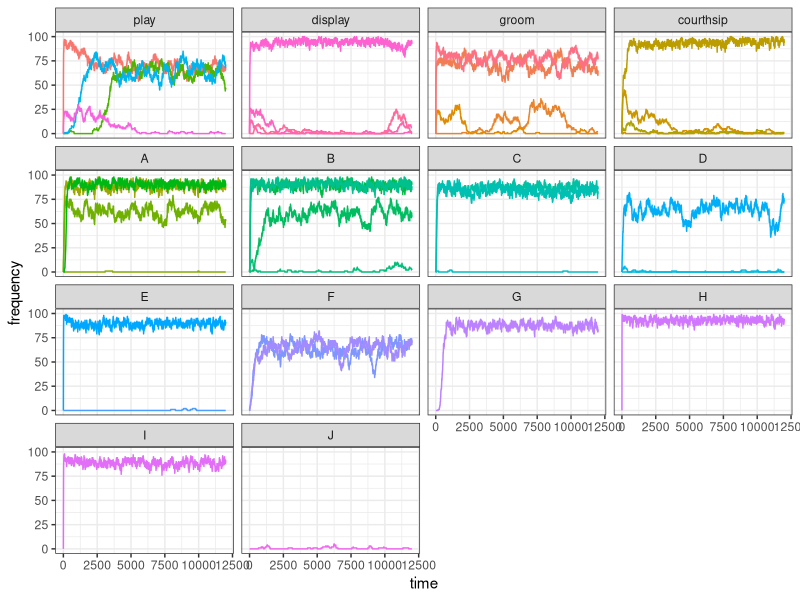
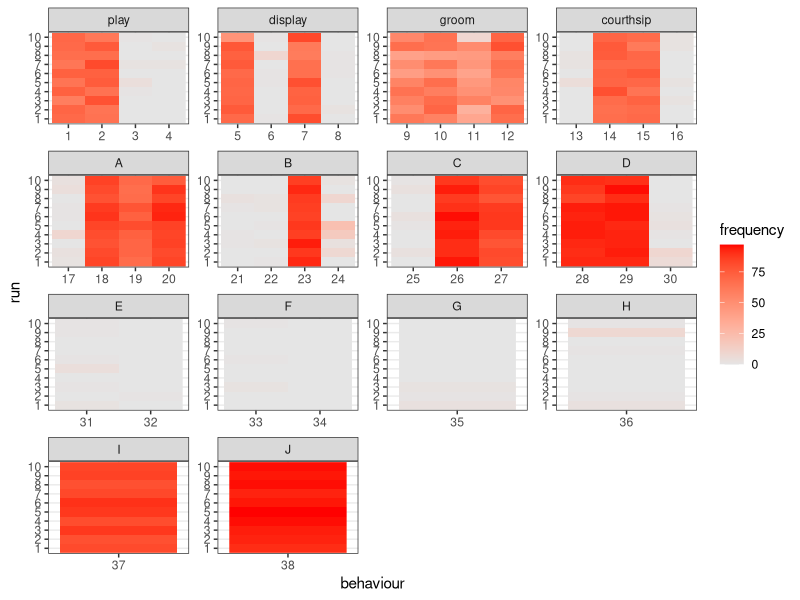
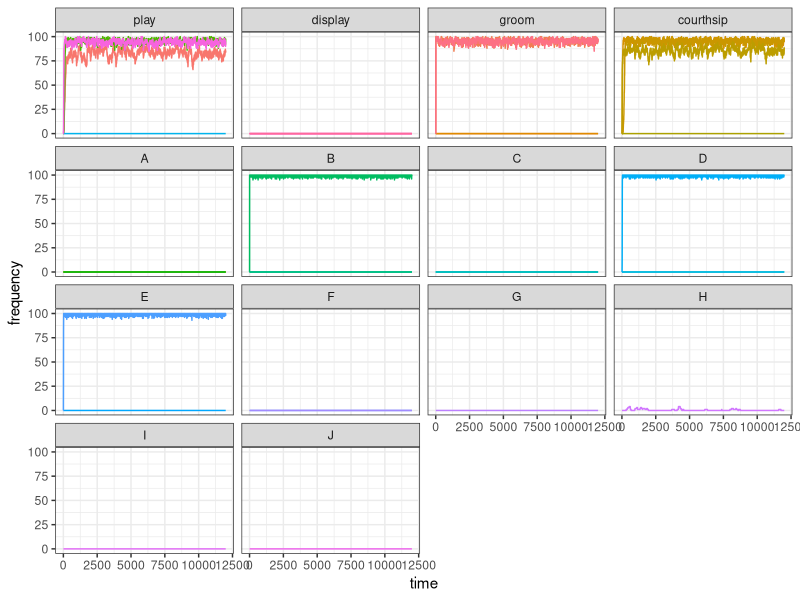
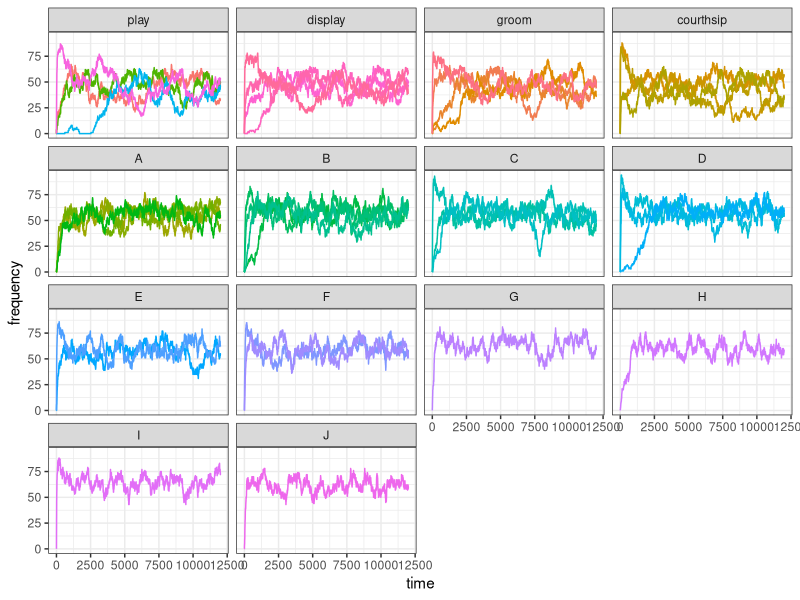
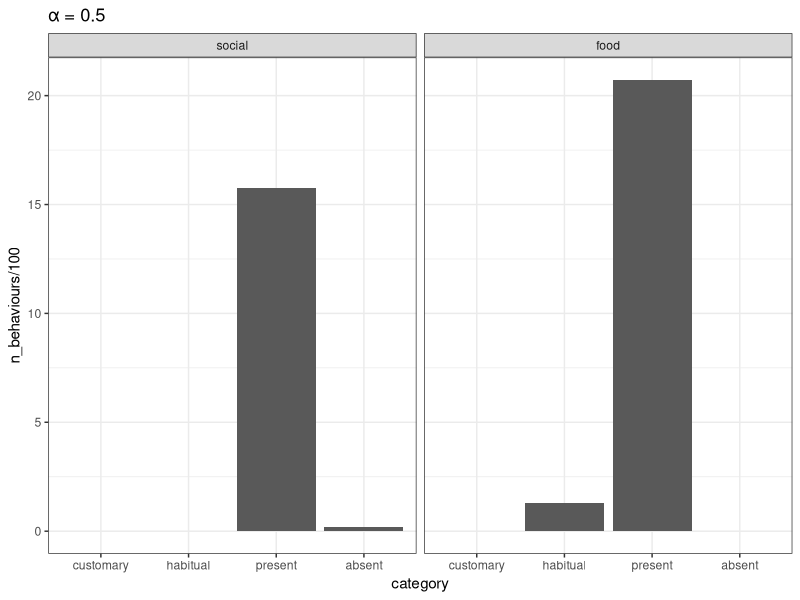
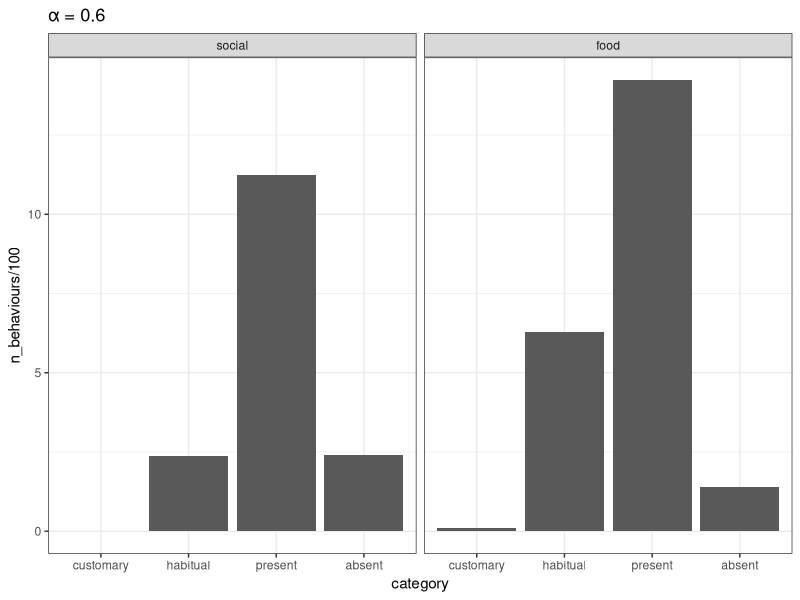
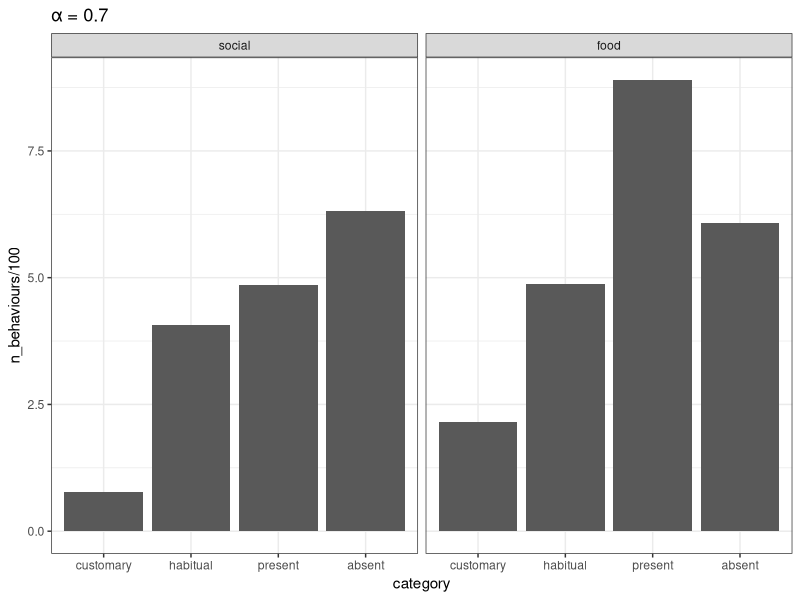
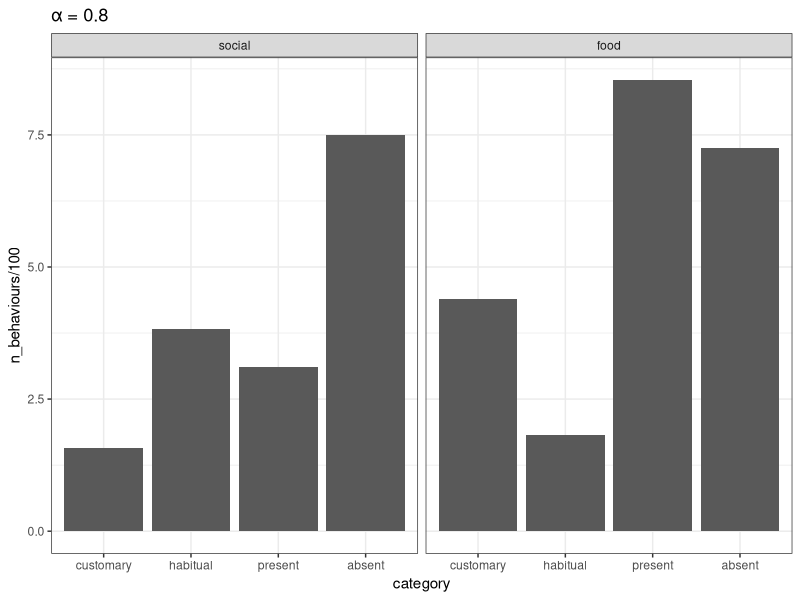

Source code (R) for these figures, in order:
## ---- chunk 1
knitr::opts_chunk$set(echo = TRUE)
## ---- chunk 2
library(tidyverse)
library(scales)

set_oranzees_world <- function(alpha_g, alpha_e) {
  list_pop <- c("Uossob", "Iat Forest", "Ebmog", "Elaham", "Elabik", "Ognodub")
  output <- tibble(
    population = rep(list_pop, each = 38),
    behaviour = as.factor(rep(1:38, 6)),
    type = rep(c(rep("social", 16), rep("food-related", 22)), 6),
    category = rep(c(
      rep("play", 4), rep("display", 4), rep("groom", 4), rep("courthsip", 4),
      "A", "A", "A", "A", "B", "B", "B", "B", "C", "C", "C", "D", "D", "D", "E", "E", "F", "F", "G", "H", "I", "J"
    ), 6),
    nutrient = rep(c(rep(NA, 16), "Y", "Y", "Y", "Y", "Z", "Z", "Z", "Z", "Y", "Y", "Y", "Z", "Z", "Z", "Y", "Y", "Z", "Z", "Y", "Z", "Y", "Z"), 6),
    p_g = rep(NA, 38 * 6),
    p_e = rep(NA, 38 * 6)
  )

  env_or_x <- c(220, 230, 700, 705, 710, 750)
  env_or_y <- c(660, 610, 450, 430, 510, 550)

  # genetic predispositions:
  x_g <- sample(1:1000, 38)
  y_g <- sample(1:1000, 38)

  # ecological availability:
  x_e <- sample(1:1000, 38)
  y_e <- sample(1:1000, 38)

  for (behav in 1:38) {
    output[output$behaviour == behav, ]$p_g <- 1 - rescale(sqrt((x_g[behav] - env_or_x)^2 + (y_g[behav] - env_or_y)^2), to = c(1 - alpha_g, alpha_g))

    if (behav > 16) {
      output[output$behaviour == behav, ]$p_e <- 1 - rescale(sqrt((x_e[behav] - env_or_x)^2 + (y_e[behav] - env_or_y)^2), to = c(1 - alpha_e, alpha_e))
    }
  }
  # return the tibble:
  output
}

update_demography <- function(pop) {
  pop[, 39] <- pop[, 39] + 1
  pop[pop[, 39] >= 720, ] <- 0
  old <- which(pop[, 39] > 300)
  dead <- sample(c(TRUE, FALSE), length(old), prob = c(.01, .99), replace = TRUE)
  pop[old[dead], ] <- 0
  pop
}

update_social_behaviours <- function(pop, test_world) {
  N <- dim(pop)[1]
  state <- ((rowSums(pop[, 1:4]) >= 1) + (rowSums(pop[, 5:8]) >= 1) + (rowSums(pop[, 9:12]) >= 1) + (rowSums(pop[, 13:16]) >= 1)) / 4
  p_state <- runif(N) < rnorm(N, mean = 1 - state, sd = 0.05)
  p_peering <- rnorm(16, mean = colSums(pop[, 1:16]), sd = 1)
  p_peering[p_peering < 0] <- 0
  innovation_i <- sample(1:16, N, prob = p_peering, replace = TRUE)
  p_innovate <- runif(N) < test_world$p_g[innovation_i] * p_state
  for (i in (1:N)[p_innovate]) {
    pop[i, innovation_i[i]] <- 1
  }
  pop
}

update_food_behaviours <- function(pop, test_world) {
  N <- dim(pop)[1]
  nut_y <- (rowSums(pop[, 17:20]) >= 1) + (rowSums(pop[, 25:27]) >= 1) + (rowSums(pop[, 31:32]) >= 1) + pop[, 35] + pop[, 37]
  nut_z <- (rowSums(pop[, 21:24]) >= 1) + (rowSums(pop[, 28:30]) >= 1) + (rowSums(pop[, 33:34]) >= 1) + pop[, 36] + pop[, 38]
  state <- (nut_y + nut_z - abs(nut_y - nut_z)) / 10
  p_state <- runif(N) < rnorm(N, mean = 1 - state, sd = 0.05)
  p_peering <- rnorm(22, mean = colSums(pop[, 17:38]), sd = 1)
  p_peering[p_peering < 0] <- 0
  innovation_i <- sample(17:38, N, prob = p_peering, replace = TRUE)
  p_innovate <- runif(N) < test_world$p_g[innovation_i] * test_world$p_e[innovation_i] * p_state
  for (i in (1:N)[p_innovate]) {
    pop[i, innovation_i[i]] <- 1
  }
  pop
}

###
### MAIN FUNCTION
###

mockup_oranzees <- function(t_max, alpha_g, alpha_e, init_world, n_run) {
  N <- 100

  if (n_run == 1) {
    output <- matrix(nrow = t_max, ncol = 38)
  }
  else {
    output <- matrix(nrow = n_run, ncol = 38)
  }

  oranzees_world <- set_oranzees_world(alpha_g, alpha_e)
  test_world <- oranzees_world %>%
    filter(population == "Uossob")

  for (run in 1:n_run) {
    pop <- matrix(c(rep(0, 38 * N), sample(1:300, N, replace = TRUE)), nrow = N, byrow = FALSE)
    if (init_world) {
      oranzees_world <- set_oranzees_world(alpha_g, alpha_e)
      test_world <- oranzees_world %>%
        filter(population == "Uossob")
    }
    # start simulation here:
    for (t in 1:t_max) {
      if (n_run == 1) {
        output[t, ] <- colSums(pop[, 1:38])
      }
      pop <- update_demography(pop)
      pop <- update_social_behaviours(pop, test_world)
      pop <- update_food_behaviours(pop, test_world)
    }
    if (n_run > 1) {
      output[run, ] <- colSums(pop[, 1:38])
    }
  }
  output
}
## ---- chunk 3
plot_one_run <- function(my_test, t_max) {
  my_test <- gather(as_tibble(my_test), 1:38, key = "behaviour", value = "frequency")
  data_to_plot <- tibble(
    behaviour = my_test$behaviour,
    frequency = my_test$frequency,
    time = rep(1:t_max, 38),
    category = as_factor(c(
      rep("play", t_max * 4), rep("display", t_max * 4), rep("groom", t_max * 4), rep("courthsip", t_max * 4),
      rep("A", t_max * 4), rep("B", t_max * 4), rep("C", t_max * 3), rep("D", t_max * 3),
      rep("E", t_max * 2), rep("F", t_max * 2), rep("G", t_max), rep("H", t_max),
      rep("I", t_max), rep("J", t_max)
    ))
  )
  ggplot(data = data_to_plot) +
    geom_line(aes(x = time, y = frequency, color = behaviour)) +
    facet_wrap(~category) +
    theme_bw() +
    theme(legend.position = "none")
}
## ---- chunk 4
my_test <- mockup_oranzees(t_max = 12000, alpha_g = 0.7, alpha_e = 0.9, init_world = FALSE, n_run = 1)
plot_one_run(my_test = my_test, t_max = 12000)
## ---- chunk 5
library(reshape2)
plot_multiple_runs <- function(my_test, n_run) {
  as_tibble(melt(my_test, varnames = c("run", "behaviour"), value.name = "frequency")) %>%
    mutate(run = as_factor(run), behaviour = as_factor(behaviour)) %>%
    add_column(category = as_factor(c(
      rep("play", 4 * n_run), rep("display", 4 * n_run), rep("groom", 4 * n_run), rep("courthsip", 4 * n_run),
      rep("A", 4 * n_run), rep("B", 4 * n_run), rep("C", 3 * n_run), rep("D", 3 * n_run),
      rep("E", 2 * n_run), rep("F", 2 * n_run), rep("G", n_run), rep("H", n_run),
      rep("I", n_run), rep("J", n_run)
    ))) %>%
    ggplot() +
    geom_raster(aes(x = behaviour, y = run, fill = frequency)) +
    facet_wrap(~category, scales = "free") +
    scale_fill_gradient(low = "grey90", high = "red") +
    theme_bw()
}
## ---- chunk 6
my_test <- mockup_oranzees(t_max = 12000, alpha_g = 0.7, alpha_e = 0.9, init_world = FALSE, n_run = 10)
plot_multiple_runs(my_test = my_test, n_run = 10)
## ---- chunk 7
my_test <- mockup_oranzees(t_max = 12000, alpha_g = 1, alpha_e = 1, init_world = FALSE, n_run = 1)
plot_one_run(my_test = my_test, t_max = 12000)
## ---- chunk 8
my_test <- mockup_oranzees(t_max = 12000, alpha_g = 0.5, alpha_e = 0.5, init_world = FALSE, n_run = 1)
plot_one_run(my_test = my_test, t_max = 12000)
## ---- chunk 9
results <- as.matrix(read.table("output/test_alpha=0.5.csv"))

cumulative <- tibble(category = as_factor(c("customary", "habitual", "present", "absent", "customary", "habitual", "present", "absent")),
                     type = as_factor(c(rep("social", 4), rep("food", 4))),
                     n_behaviours = c(sum(results[, 1:16]>=90), 
                                  sum(results[, 1:16]>=70 & results[, 1:16]<90), 
                                  sum(results[, 1:16]>=10 & results[, 1:16]<70), 
                                  sum(results[, 1:16]<10),
                                  sum(results[, 17:38]>=90), 
                                  sum(results[, 17:38]>=70 & results[, 17:38]<90), 
                                  sum(results[, 17:38]>=10 & results[, 17:38]<70), 
                                  sum(results[, 17:38]<10)))

cumulative_05 <- cumulative

ggplot(data = cumulative) +
  geom_bar(aes(x = category, y = n_behaviours/100), stat = 'identity') +
  facet_wrap(~type) +
  labs(title = "α = 0.5") +
  theme_bw() 
## ---- chunk 10
results <- as.matrix(read.table("output/test_alpha=0.6.csv"))

cumulative <- tibble(category = as_factor(c("customary", "habitual", "present", "absent", "customary", "habitual", "present", "absent")),
                     type = as_factor(c(rep("social", 4), rep("food", 4))),
                     n_behaviours = c(sum(results[, 1:16]>=90), 
                                  sum(results[, 1:16]>=70 & results[, 1:16]<90), 
                                  sum(results[, 1:16]>=10 & results[, 1:16]<70), 
                                  sum(results[, 1:16]<10),
                                  sum(results[, 17:38]>=90), 
                                  sum(results[, 17:38]>=70 & results[, 17:38]<90), 
                                  sum(results[, 17:38]>=10 & results[, 17:38]<70), 
                                  sum(results[, 17:38]<10)))

ggplot(data = cumulative) +
  geom_bar(aes(x = category, y = n_behaviours/100), stat = 'identity') +
  facet_wrap(~type) +
  labs(title = "α = 0.6") +
  theme_bw() 

cumulative_06 <- cumulative

results <- as.matrix(read.table("output/test_alpha=0.7.csv"))

cumulative <- tibble(category = as_factor(c("customary", "habitual", "present", "absent", "customary", "habitual", "present", "absent")),
                     type = as_factor(c(rep("social", 4), rep("food", 4))),
                     n_behaviours = c(sum(results[, 1:16]>=90), 
                                  sum(results[, 1:16]>=70 & results[, 1:16]<90), 
                                  sum(results[, 1:16]>=10 & results[, 1:16]<70), 
                                  sum(results[, 1:16]<10),
                                  sum(results[, 17:38]>=90), 
                                  sum(results[, 17:38]>=70 & results[, 17:38]<90), 
                                  sum(results[, 17:38]>=10 & results[, 17:38]<70), 
                                  sum(results[, 17:38]<10)))

ggplot(data = cumulative) +
  geom_bar(aes(x = category, y = n_behaviours/100), stat = 'identity') +
  facet_wrap(~type) +
  labs(title = "α = 0.7") +
  theme_bw() 

cumulative_07 <- cumulative

results <- as.matrix(read.table("output/test_alpha=0.8.csv"))

cumulative <- tibble(category = as_factor(c("customary", "habitual", "present", "absent", "customary", "habitual", "present", "absent")),
                     type = as_factor(c(rep("social", 4), rep("food", 4))),
                     n_behaviours = c(sum(results[, 1:16]>=90), 
                                  sum(results[, 1:16]>=70 & results[, 1:16]<90), 
                                  sum(results[, 1:16]>=10 & results[, 1:16]<70), 
                                  sum(results[, 1:16]<10),
                                  sum(results[, 17:38]>=90), 
                                  sum(results[, 17:38]>=70 & results[, 17:38]<90), 
                                  sum(results[, 17:38]>=10 & results[, 17:38]<70), 
                                  sum(results[, 17:38]<10)))

ggplot(data = cumulative) +
  geom_bar(aes(x = category, y = n_behaviours/100), stat = 'identity') +
  facet_wrap(~type) +
  labs(title = "α = 0.8") +
  theme_bw() 

cumulative_08 <- cumulative

results <- as.matrix(read.table("output/test_alpha=0.9.csv"))

cumulative <- tibble(category = as_factor(c("customary", "habitual", "present", "absent", "customary", "habitual", "present", "absent")),
                     type = as_factor(c(rep("social", 4), rep("food", 4))),
                     n_behaviours = c(sum(results[, 1:16]>=90), 
                                  sum(results[, 1:16]>=70 & results[, 1:16]<90), 
                                  sum(results[, 1:16]>=10 & results[, 1:16]<70), 
                                  sum(results[, 1:16]<10),
                                  sum(results[, 17:38]>=90), 
                                  sum(results[, 17:38]>=70 & results[, 17:38]<90), 
                                  sum(results[, 17:38]>=10 & results[, 17:38]<70), 
                                  sum(results[, 17:38]<10)))

ggplot(data = cumulative) +
  geom_bar(aes(x = category, y = n_behaviours/100), stat = 'identity') +
  facet_wrap(~type) +
  labs(title = "α = 0.9") +
  theme_bw() 

cumulative_09 <- cumulative

results <- as.matrix(read.table("output/test_alpha=1.csv"))

cumulative <- tibble(category = as_factor(c("customary", "habitual", "present", "absent", "customary", "habitual", "present", "absent")),
                     type = as_factor(c(rep("social", 4), rep("food", 4))),
                     n_behaviours = c(sum(results[, 1:16]>=90), 
                                  sum(results[, 1:16]>=70 & results[, 1:16]<90), 
                                  sum(results[, 1:16]>=10 & results[, 1:16]<70), 
                                  sum(results[, 1:16]<10),
                                  sum(results[, 17:38]>=90), 
                                  sum(results[, 17:38]>=70 & results[, 17:38]<90), 
                                  sum(results[, 17:38]>=10 & results[, 17:38]<70), 
                                  sum(results[, 17:38]<10)))

ggplot(data = cumulative) +
  geom_bar(aes(x = category, y = n_behaviours/100), stat = 'identity') +
  facet_wrap(~type) +
  labs(title = "α = 1") +
  theme_bw() 

cumulative_1 <- cumulative

## ---- chunk 11
bind_rows(cumulative_05, cumulative_06, cumulative_07, cumulative_08, cumulative_09, cumulative_1) %>%
  add_column(alpha=c(rep(0.5, 8), rep(0.6, 8), rep(0.7, 8), rep(0.8, 8), rep(0.9, 8), rep(1, 8))) %>%
  ggplot(aes(x = alpha, y = n_behaviours/100, color = category)) +
    geom_point() +
    geom_line() +
    facet_wrap(~type) +
    theme_bw()
## ---- chunk 12
update_social_behaviours <- function(pop, test_world, sd_peering) {
  N <- dim(pop)[1]
  state <- ((rowSums(pop[, 1:4]) >= 1) + (rowSums(pop[, 5:8]) >= 1) + (rowSums(pop[, 9:12]) >= 1) + (rowSums(pop[, 13:16]) >= 1)) / 4
  p_state <- runif(N) < rnorm(N, mean = 1 - state, sd = 0.05)
  p_peering <- rnorm(16, mean = colSums(pop[, 1:16]), sd = sd_peering)
  p_peering[p_peering < 0] <- 0
  innovation_i <- sample(1:16, N, prob = p_peering, replace = TRUE)
  p_innovate <- runif(N) < test_world$p_g[innovation_i]  * p_state
  for (i in (1:N)[p_innovate]) {
    pop[i, innovation_i[i]] <- 1
  }
  pop
}  

update_food_behaviours <- function(pop, test_world, sd_peering) {
  N <- dim(pop)[1]
  nut_y <- (rowSums(pop[, 17:20])>=1) + (rowSums(pop[, 25:27])>=1) + (rowSums(pop[, 31:32])>=1) + pop[, 35] + pop[, 37]
  nut_z <- (rowSums(pop[, 21:24])>=1) + (rowSums(pop[, 28:30])>=1) + (rowSums(pop[, 33:34])>=1) + pop[, 36] + pop[, 38]
  state <- (nut_y + nut_z - abs(nut_y - nut_z)) / 10 
  p_state <- runif(N) < rnorm(N, mean = 1 - state, sd = 0.05)
  p_peering <- rnorm(22, mean = colSums(pop[, 17:38]), sd = sd_peering)
  p_peering[p_peering < 0] <- 0
  innovation_i <- sample(17:38, N, prob = p_peering, replace = TRUE)
  p_innovate <- runif(N) < test_world$p_g[innovation_i] * test_world$p_e[innovation_i] * p_state
  for (i in (1:N)[p_innovate]) {
    pop[i, innovation_i[i]] <- 1
  }
  pop
}

###
### MAIN FUNCTION
###

mockup_oranzees <- function(t_max, alpha_g, alpha_e, sd_peering, init_world, n_run) {
  
  N <- 100
  
  if(n_run == 1){
    output <- matrix(nrow = t_max, ncol = 38)
  }
  else{
    output <- matrix(nrow = n_run, ncol = 38)
  }
  
  oranzees_world <- set_oranzees_world(alpha_g, alpha_e)
  test_world <- oranzees_world %>%
    filter(population == "Uossob")
  
  for(run in 1:n_run){
    pop <- matrix(c(rep(0, 38 * N), sample(1:300, N, replace = TRUE)), nrow = N, byrow = FALSE)
    if (init_world) {
      oranzees_world <- set_oranzees_world(alpha_g, alpha_e)
      test_world <- oranzees_world %>%
        filter(population == "Uossob")
    }
    # start simulation here:
    for (t in 1:t_max) {
      if(n_run == 1){
        output[t,] <- colSums(pop[, 1:38])
      }
      pop <- update_demography(pop)
      pop <- update_social_behaviours(pop, test_world, sd_peering)
      pop <- update_food_behaviours(pop, test_world, sd_peering)
    }
    if( n_run > 1){
      output[run, ] <- colSums(pop[, 1:38])
    }  
  }
  output
}
## ---- chunk 13
results <- as.matrix(read.table("output/test_alpha=0.5_sd=0.1.csv"))

cumulative <- tibble(category = as_factor(c("customary", "habitual", "present", "absent", "customary", "habitual", "present", "absent")),
                     type = as_factor(c(rep("social", 4), rep("food", 4))),
                     n_behaviours = c(sum(results[, 1:16]>=90), 
                                  sum(results[, 1:16]>=70 & results[, 1:16]<90), 
                                  sum(results[, 1:16]>=10 & results[, 1:16]<70), 
                                  sum(results[, 1:16]<10),
                                  sum(results[, 17:38]>=90), 
                                  sum(results[, 17:38]>=70 & results[, 17:38]<90), 
                                  sum(results[, 17:38]>=10 & results[, 17:38]<70), 
                                  sum(results[, 17:38]<10)))

cumulative_05_01 <- cumulative

results <- as.matrix(read.table("output/test_alpha=0.5_sd=0.01.csv"))

cumulative <- tibble(category = as_factor(c("customary", "habitual", "present", "absent", "customary", "habitual", "present", "absent")),
                     type = as_factor(c(rep("social", 4), rep("food", 4))),
                     n_behaviours = c(sum(results[, 1:16]>=90), 
                                  sum(results[, 1:16]>=70 & results[, 1:16]<90), 
                                  sum(results[, 1:16]>=10 & results[, 1:16]<70), 
                                  sum(results[, 1:16]<10),
                                  sum(results[, 17:38]>=90), 
                                  sum(results[, 17:38]>=70 & results[, 17:38]<90), 
                                  sum(results[, 17:38]>=10 & results[, 17:38]<70), 
                                  sum(results[, 17:38]<10)))

cumulative_05_001 <- cumulative

cumulative <- bind_rows(cumulative_05, cumulative_05_01, cumulative_05_001) %>%
  add_column(sd=c(rep(1, 8), rep(0.1, 8), rep(0.01, 8)))

cumulative$sd <- factor(cumulative$sd, levels = c(1, 0.1, 0.01))

ggplot(data = cumulative, aes(x = sd, y = n_behaviours/100, color = category, group = category)) +
  geom_point() +
  stat_summary(fun.y = mean, geom="line" ) +
  facet_wrap(~type) +
  theme_bw()
